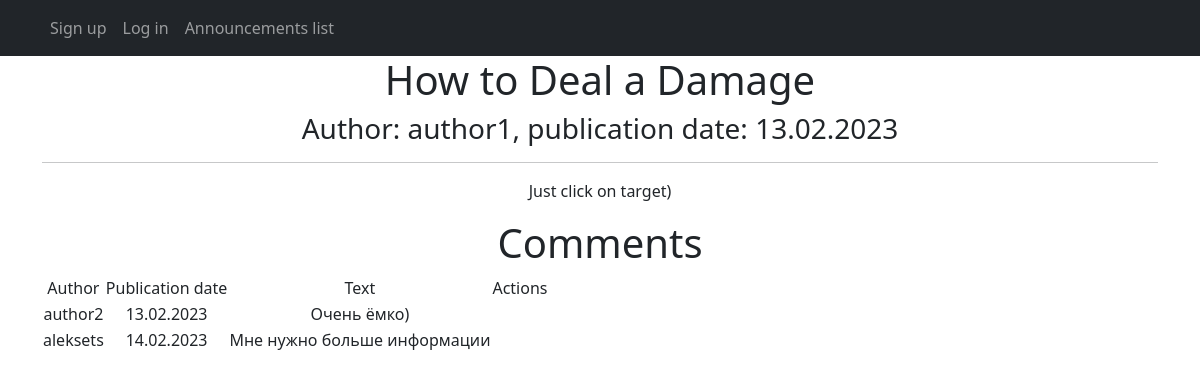
/announcements/7, run on the app's committed database.
### announcements/models.py (models this page shows, shortened)
class Announcement(models.Model):
    author = models.ForeignKey(Author, on_delete=models.CASCADE, verbose_name='author')
    add_date = models.DateTimeField(auto_now_add=True)
    category = models.ManyToManyField(Category, related_name='categories', verbose_name='category')
    title = models.CharField(max_length=255, verbose_name='title')
    text = RichTextUploadingField(config_name='default')

class Author(models.Model):
    author = models.OneToOneField(User, on_delete=models.CASCADE)
    def __str__(self):
        return self.author.username

class Comment(models.Model):
    announcement = models.ForeignKey(Announcement, on_delete=models.CASCADE)
    author = models.ForeignKey(User, on_delete=models.CASCADE)
    text = models.TextField(verbose_name='text')
    add_date = models.DateTimeField(auto_now_add=True)
    is_new = models.BooleanField(default=True)

### announcements/views.py (the view)
# urls.py: path('announcements/<int:pk>', AnnouncementDetail.as_view(), name='announcement'),
class AnnouncementDetail(DetailView):
    model = Announcement
    template_name = 'announcement.html'
    context_object_name = 'announcement'

### templates/announcement.html (shortened to what this page needs)
<!DOCTYPE html>
{% extends 'flatpages/default.html' %}
{% block content %}
    <h1>{{ announcement.title }}</h1>
    <h3>Author: {{ announcement.author }}, publication date: {{ announcement.add_date|date:'d.m.Y' }}</h3>
    <hr>
    <p>{{ announcement.text|safe }}</p>
    <h1>Comments</h1>
    {% if announcement.comment_set.all|length > 0 %}
        <table>
            <tr>
                <td>Author</td>
                <td>Publication date</td>
                <td>Text</td>
                <td>Actions</td>
            </tr>
            {% for comment in announcement.comment_set.all %}
                <tr>
                    <td>{{ comment.author }}</td>
                    <td>{{ comment.add_date|date:'d.m.Y' }}</td>
                    <td>{{ comment.text }}</td>
                    <td>
                    </td>
                </tr>
            {% endfor %}
        </table>
    {% else %}
        Комментариев пока нет!
    {% endif %}
{% endblock content %}

### data on the page
Announcement: title "How to Deal a Damage", author "author1", add_date "13.02.2023", text "Just click on target)"
Comment: author "author2", add_date "13.02.2023", text "Очень ёмко)"
Comment: author "aleksets", add_date "14.02.2023", text "Мне нужно больше информации"
